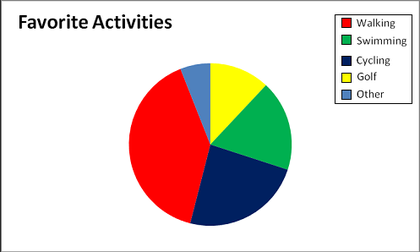
%> input picture Case 1/1.png, 420 x 252 px, shrunk from 497 x 298 before the run
$ octave solve.m   (GNU Octave 9; MATLAB toolbox functions it lacks are replaced by stand-ins)
%> lines starting %> are read from the running program, lines starting %| are printed output that depends on the picture; in (x1, y1, x2, y2) boxes, pixels count from 0 and x2, y2 are one past the last pixel; in counts of white or black regions, pixels touching at a corner belong together; the program's own positions count from 1
%> further down, I is the input picture: size 252x420x3 uint8; mean R, G, B 225.5, 213.8, 208.1
### legend.m
    function [ legended ] = legend( I )

gray=rgb2gray(I);
boxMask = gray < 25;
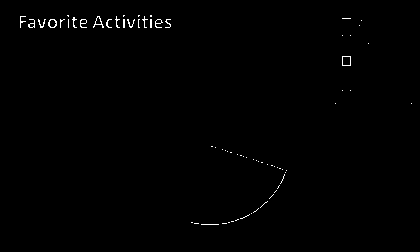
%> boxMask: size 252x420 logical; 0.55% white in thin lines or dots, all inside (x1, y1, x2, y2) = (20, 15, 412, 225)
boxMask = imclearborder(~boxMask);
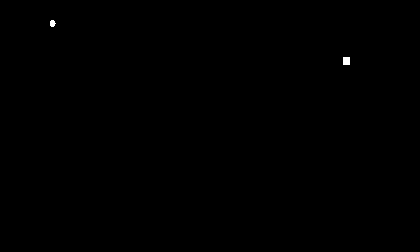
%> boxMask: size 252x420 logical; 0.08% white; 2 white regions, box (x1, y1, x2, y2) and area: (343, 57, 350, 65) 56, (50, 20, 56, 27) 32
boxMask = bwareafilt(boxMask, 1);
%> boxMask: size 252x420 logical; 0.05% white; 1 white region
boxMask = imfill(boxMask, 'holes');
props = regionprops(boxMask, 'BoundingBox')
%> props = 1 region; box (x1, y1, x2, y2): (343, 57, 350, 65)
croppedImage = imcrop(I, props.BoundingBox);
legended=croppedImage;

[h w ~]=size(croppedImage);
%> h = 9; w = 8
if(h==0)
gray=rgb2gray(I);

    boxMask =gray < 160;
    boxMask = imclearborder(~boxMask);
    boxMask = bwareafilt(boxMask, 1);
    boxMask = imfill(boxMask, 'holes');
    props = regionprops(boxMask, 'BoundingBox')
    croppedImage = imcrop(I, props.BoundingBox);
    legended=croppedImage;


end


end

### Count_White_Pixels.m
function [ whitePixell ] = Count_White_Pixels( d )
whitePixel=0;
[o, z, ~] = size(d);
for mm=1:o
        for nn=1:z
            if d(mm,nn,1)==255 && d(mm,nn,2)==255 && d(mm,nn,3)==255
                whitePixel=whitePixel+1;
            end

        end
end
whitePixell=whitePixel;
end

### GetRGB.m
function [ r,g,b ] = GetRGB( d )
%UNTITLED Summary of this function goes here
%   Detailed explanation goes here

[o, z, ~] = size(d);
qq=0;
r=0;g=0;b=0;
    for k=1:o
        for p =1:z
             if  ~(d(k,p,1)>= 255 && d(k,p,2)>= 255 && d(k,p,3)>= 255) && ~(d(k,p,1)== 0 && d(k,p,2)== 0 && d(k,p,3)== 0)
                r = d(k,p,1);
                g = d(k,p,2);
                b = d(k,p,3);
                qq=1;
                break;
            end
        end
        if qq==1
            break;
        end
    end

end

### CountOneImagePixels.m
function [ count ] = CountOneImagePixels( d )
%UNTITLED2 Summary of this function goes here
%   Detailed explanation goes here
[o, z, ~] = size(d);
count=0;

    for k=1:o
        for p =1:z
             if  ~(d(k,p,1)>= 255 && d(k,p,2)>= 255 && d(k,p,3)>= 255) && ~(d(k,p,1)== 0 && d(k,p,2)== 0 && d(k,p,3)== 0)
                count =count+1;
            end
        end


    end
end

### CountAllImagePixels.m
function [ countall ] = CountAllImagePixels( d )
%UNTITLED3 Summary of this function goes here
%   Detailed explanation goes here

[o, z, ~] = size(d);
countall=0;

    for k=1:o
        for p =1:z
             if  ~(d(k,p,1)>= 255 && d(k,p,2)>= 255 && d(k,p,3)>= 255) && ~(d(k,p,1)== 0 && d(k,p,2)== 0 && d(k,p,3)== 0)
                countall =countall+1;
            end
        end


    end
end

### solve.m
I = imread('1.png');
block = legend(I);
% figure,imshow(I);
gray=rgb2gray(I);
BW = edge(gray,'canny');
%> BW: size 252x420 logical; 4% white in thin lines or dots
se = strel('square', 8);
BW = imdilate(BW,se);
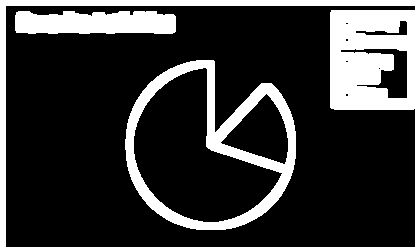
%> BW: size 252x420 logical; 23.1% white; 3 white regions, box (x1, y1, x2, y2) and area: (0, 0, 420, 252) 14394, (125, 60, 296, 230) 6731, (15, 11, 176, 34) 3301
BW = ~BW;
[L, num] = bwlabel(BW);
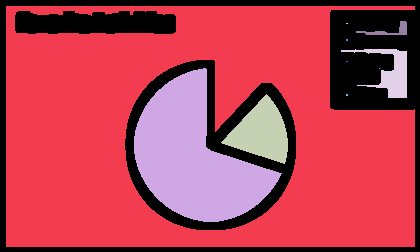
%> L: size 252x420 double; 11 distinct labels, from 0 to 10; one colour per label, 0 black
%> num = 10

RGB = label2rgb(L);
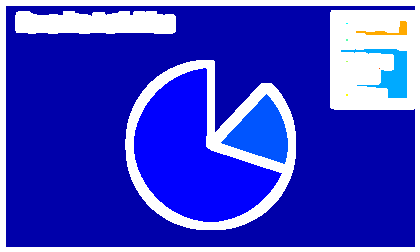
%> RGB: size 252x420x3 uint8; mean R, G, B 59.4, 63.1, 201.9
%     figure,imshow(RGB);
[H, W, ~] = size(I);
%> H = 252; W = 420
smallRatio = H*W*0.002;
%> smallRatio = 211.7
allColor=[];
carray=[];
countAll = 0;

rgbPoint=[];
for i=1:num
    x = uint8(L==i);
    f = sum(sum(x==1));
    if(f < smallRatio)
        continue;
    end
    d = zeros(size(I));
    d(:,:,1) = uint8(x).*I(:,:,1);
    d(:,:,2) = uint8(x).*I(:,:,2);
    d(:,:,3) = uint8(x).*I(:,:,3);
   d= uint8(d);
    [o, z, ~] = size(d);

  whitePixel=Count_White_Pixels(d);
if(whitePixel<80)


        [r g b]=GetRGB(d);
        rgbPoint=[rgbPoint, r g b];
        d=imgaussfilt(d,3);
        d=imsharpen(d,'Radius',5,'Amount',1);


    c=CountOneImagePixels(d);
    countAll=countAll+CountAllImagePixels(d);
     allColor=[allColor,c];


end

  end
%> this loop made 10 passes
%> (f, whitePixel, whitePixell in Count_White_Pixels, r, g, b, rgbPoint) on pass 3: (2559, 0, 0, 0, 176, 80, [79 129 189 0 176 80])
%> (f, whitePixel, whitePixell in Count_White_Pixels, r, g, b) on pass 2: (12067, 0, 0, 79, 129, 189)
%> pass 1, `x = uint8(L==i);`:
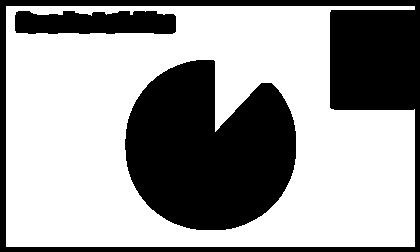
%> x: size 252x420 uint8; values 0 (black) and 1 (white), 61.8% white; 3 black regions, box (x1, y1, x2, y2) and area: (125, 60, 296, 230) 21357, (0, 0, 420, 252) 15763, (15, 11, 176, 34) 3301
%> pass 2, `d= uint8(d);`:
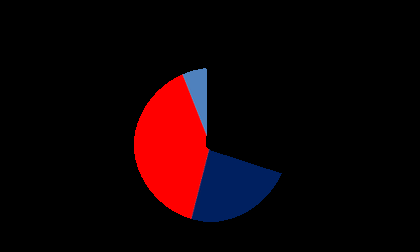
%> d: size 252x420x3 uint8; mean R, G, B 17.9, 2.3, 5.2


 allColor=(allColor/countAll)*100
%> allColor = [81.3 18.7]
 rgbPoint
%> rgbPoint = [79 129 189 0 176 80]


 [rr, tt, ~] = size(block);
%> rr = 9; tt = 8
ColorCounter=length(rgbPoint)/3;
%> ColorCounter = 2


rcount=1;
gcount=2;
bcount=3;

for zzz=1:ColorCounter
    qqq=0;
    blockk=block;
    for k =1: rr
        for p = 1 :tt
            if blockk(k,p,1)>=rgbPoint(rcount)-10 && blockk(k,p,1)<=rgbPoint(rcount)+10 && blockk(k,p,2)>=rgbPoint(gcount)-10 && blockk(k,p,2)<=rgbPoint(gcount)+10 && blockk(k,p,3)>=rgbPoint(bcount)-10 && blockk(k,p,3)<=rgbPoint(bcount)+10
                 cropp = imcrop(blockk,[p+10 k-5 100 28 ]);
                 figure;

                 imshow(cropp),title(allColor(zzz));


                 qqq=1;
                 break;

            end

        end
        if qqq==1
                break;
         end
    end
rcount=rcount+3;
gcount=gcount+3;
bcount=bcount+3;
end


% [100 lines of commented-out code are left out]
